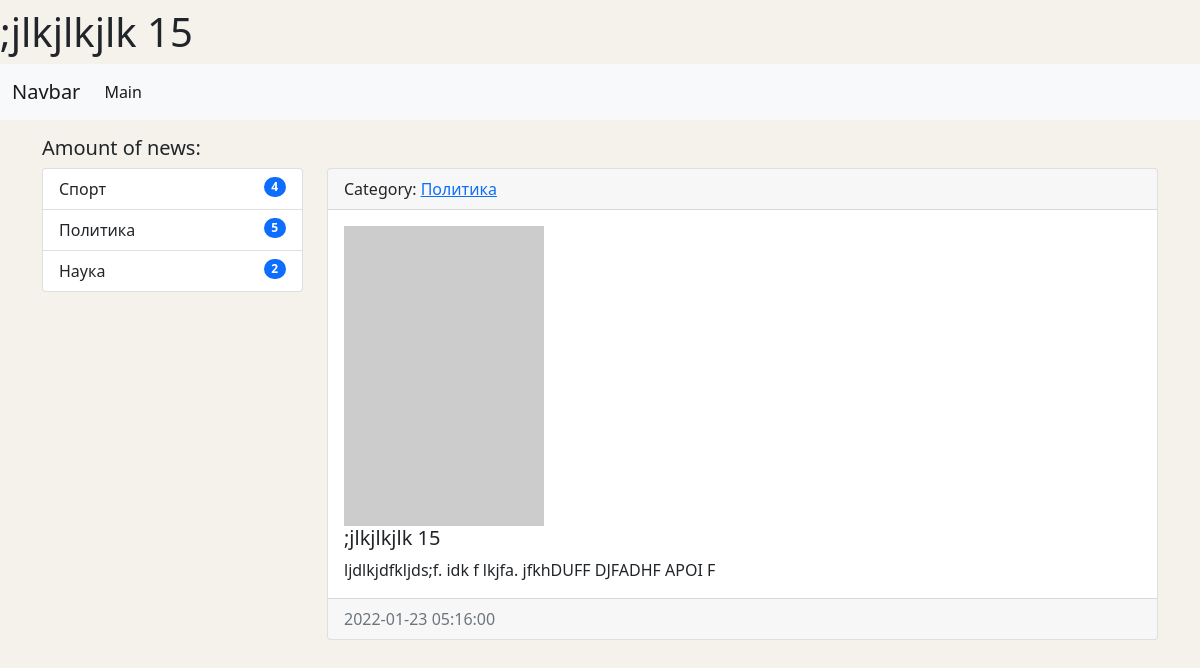
The page /news/15/ on the database as committed earlier.
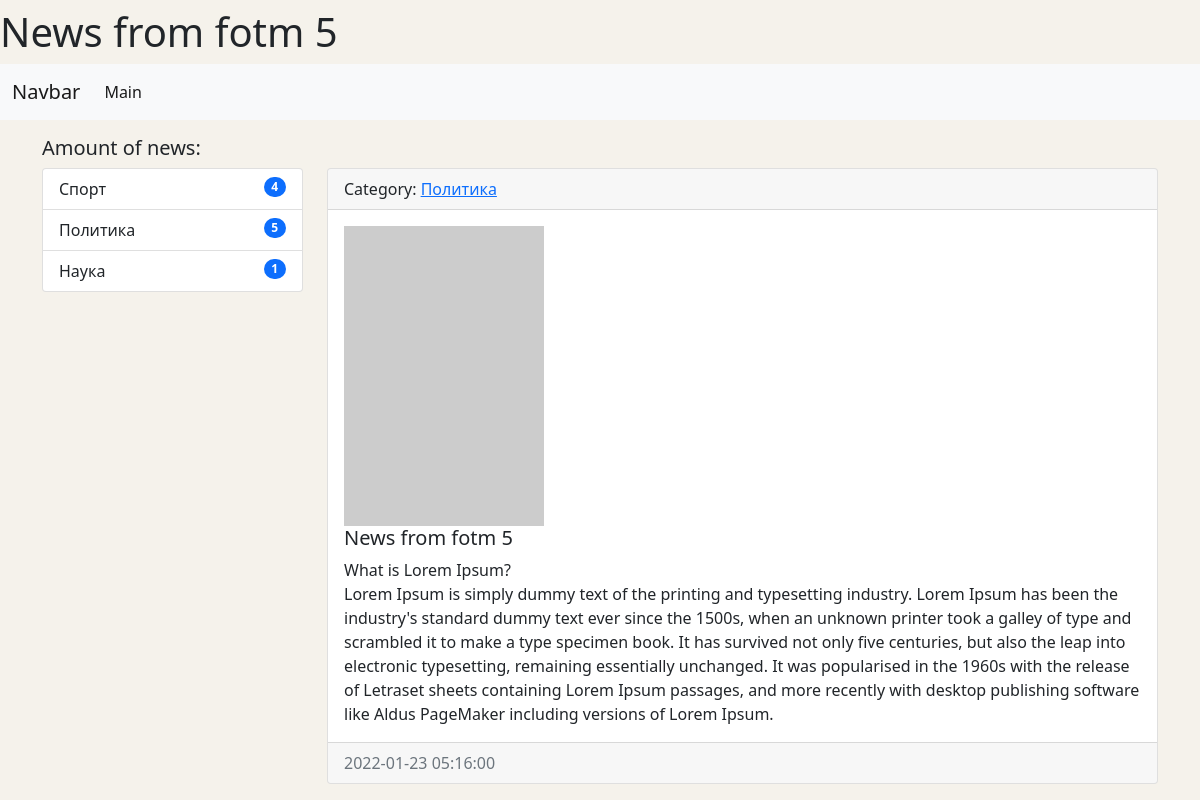
The same page on the database as committed later.
### news/models.py (models this page shows, shortened)
class News(models.Model):
    title = models.CharField(max_length=150, verbose_name='Наименование')
    content = models.TextField(blank=True, verbose_name='Контент')
    created_at = models.DateTimeField(auto_now_add=True, verbose_name='Дата публикации')
    updated_at = models.DateTimeField(auto_now=True, verbose_name='Обновлено')
    photo = models.ImageField(upload_to='photos/%Y/%m/%d/', verbose_name='Фото', blank=True)
    is_published = models.BooleanField(default=True, verbose_name='Опубликовано')
    category = models.ForeignKey('Category', on_delete=models.PROTECT, verbose_name='Категория')
    numbers_of_views = models.IntegerField(default=0)
    class Meta:
        verbose_name = 'Новость'
        verbose_name_plural = 'Новости'
        ordering = ['-created_at']

class Category(models.Model):
    title = models.CharField(max_length=150, db_index=True, verbose_name='Наименование категории')
    def get_absolute_url(self):
        return reverse('category', kwargs={'category_id': self.pk})
    def __str__(self):
        return self.title
    class Meta:
        verbose_name = 'Категория'
        verbose_name_plural = 'Категории'
        ordering = ['-title']

### news/views.py (the view)
# urls.py: path('news/<int:pk>/', ViewNews.as_view(), name='view_news'),
class ViewNews(DetailView):
    model = News
    context_object_name = 'news_item'

### news/templatetags/news_tags.py (called while the page is built)
@register.inclusion_tag('news/list_categories.html')
def show_categories():
    categories = Category.objects.annotate(cnt=Count('news')).filter(cnt__gt=0)     # don't show the empty categories
    return {'categories': categories}

### news/templates/news/news_detail.html (shortened to what this page needs)
{% extends 'base.html' %}
{% block news_item_title %}
    {{ news_item.title }}
{% endblock %}
{% block sidebar %}
{% include 'inc/_sidebar.html' %}
{% endblock %}
{% block content %}
<div class="card mb-3">
    <div class="card-header">
        Category: <a href="{{ news_item.category.get_absolute_url }}">{{ news_item.category }}</a>
    </div>
    <div class="card-body">
        {% if news_item.photo %}
            <img src="{{ news_item.photo.url }}" alt="Photo" width="200" class="float-left mr-3">
        {% else %}
            <img src="https://picsum.photos/200/300/?blur=2" alt="Photo" class="float-left mr-3">
        {% endif %}
        <h5 class="card-title">{{ news_item.title }}</h5>
        <p class="card-text">{{ news_item.content|linebreaksbr }}</p>
    </div>
    <div class="card-footer text-muted">
        {{ news_item.created_at|date:'Y-m-d H:i:s' }}
    </div>
</div>
{% endblock %}

### news/templates/news/list_categories.html
<div class="list-group">
    {% for item_categories in categories %}
    <a href="{{ item_categories.get_absolute_url }}" class="list-group-item list-group-item-action">
        {{ item_categories.title }}
        <span class="badge bg-primary rounded-pill category_badge">{{ item_categories.cnt }}</span>
    </a>
    {% endfor %}
</div>

Rows that differ between the two databases and show on the page:
changed News "Политика": title ";jlkjlkjlk 15" → "News from fotm 5"; content "ljdlkjdfkljds;f. idk f lkjfa. jfkhDUFF DJFADHF APOI F" → "What is Lorem Ipsum? Lorem Ipsum is simply dummy text of the printing and typesetting industry. Lorem Ipsum has been the industry's standard dummy text ever since the 1500s, when an unknown printer took a galley of type and scrambled it to make a type specimen book. It has survived not only five centuries, but also the leap into electronic typesetting, remaining essentially unchanged. It was popularised in the 1960s with the release of Letraset sheets containing Lorem Ipsum passages, and more recently with desktop publishing software like Aldus PageMaker including versions of Lorem Ipsum."
computed for Category "Наука": cnt "2" → "1"
